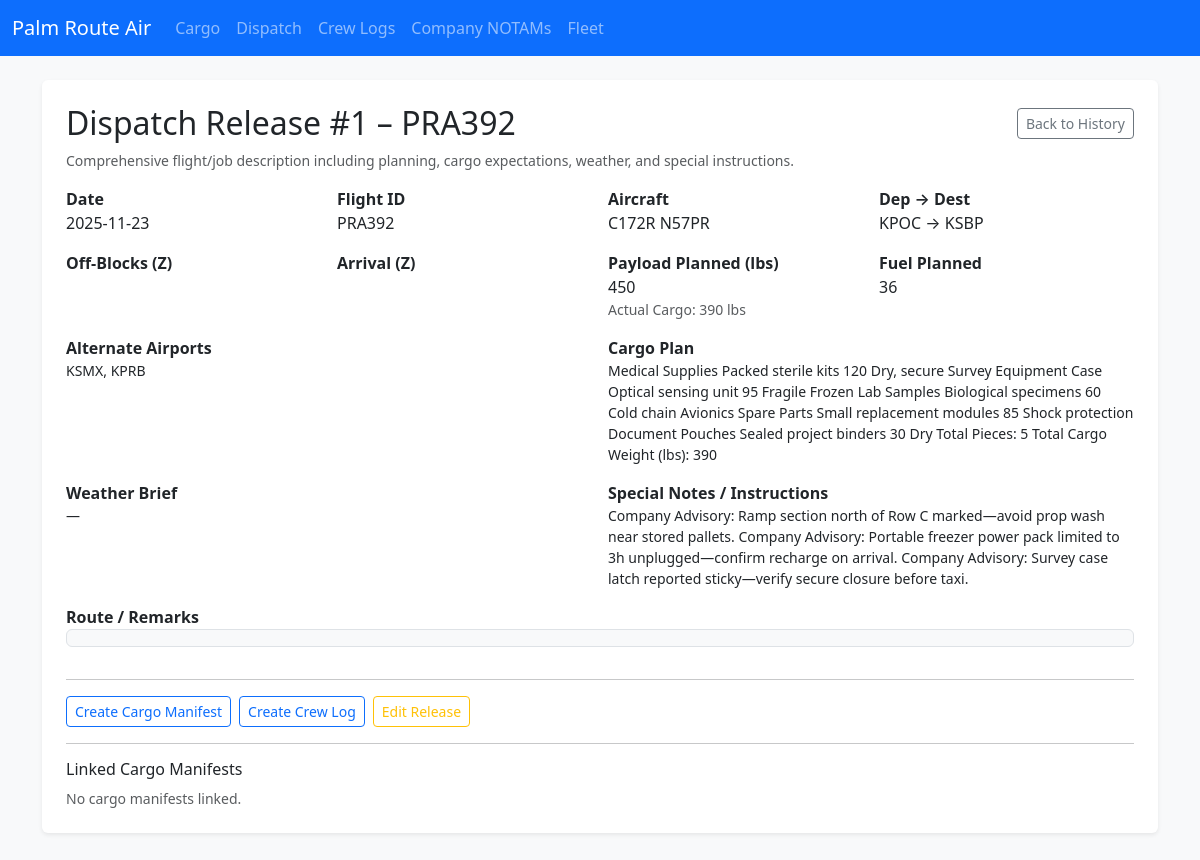
The page /dispatch/1 on the database as committed earlier.
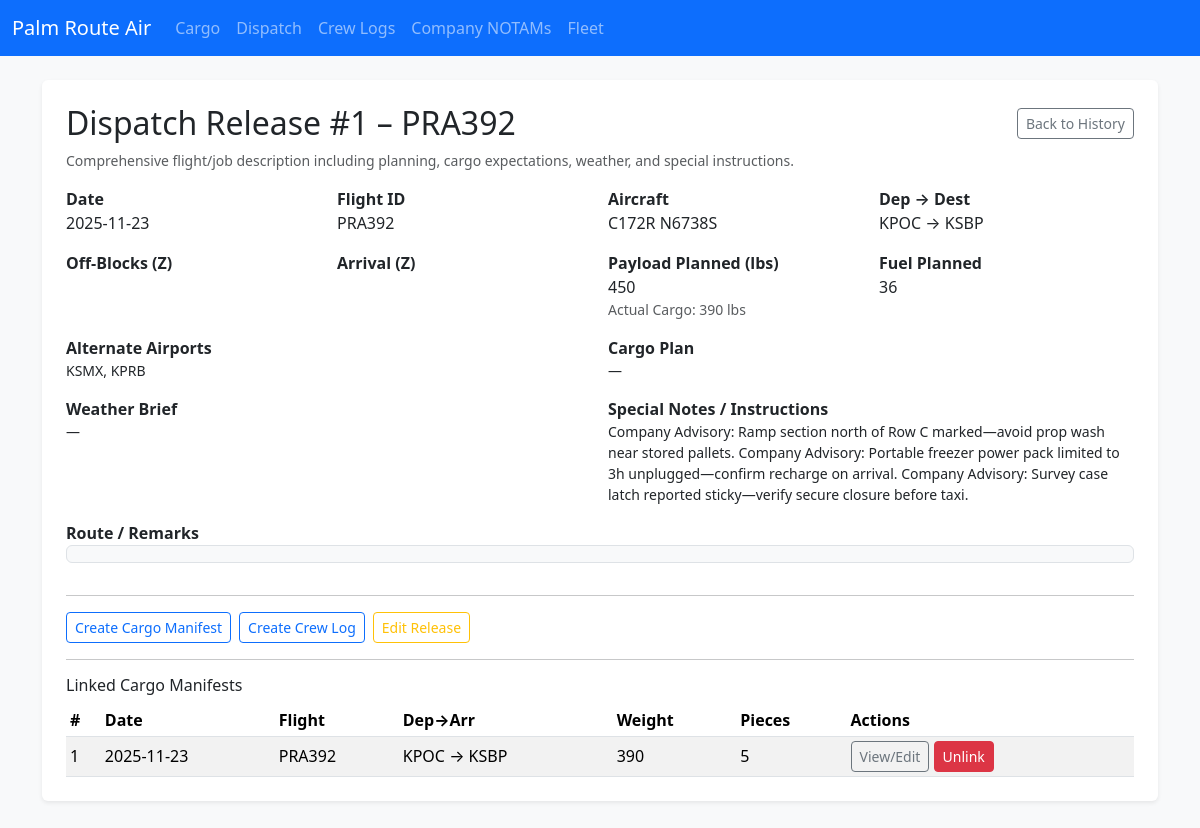
The same page on the database as committed later.
### app.py (models this page shows)
class DispatchRelease(db.Model):
    id = db.Column(db.Integer, primary_key=True)
    date = db.Column(db.String(20))
    flight_id = db.Column(db.String(20))
    aircraft = db.Column(db.String(50))
    fleet_entry_id = db.Column(db.Integer, db.ForeignKey('fleet_entry.id'))
    departure = db.Column(db.String(10))
    destination = db.Column(db.String(10))
    offblocks = db.Column(db.String(10))
    arrival = db.Column(db.String(10))
    route = db.Column(db.Text)
    payload_planned = db.Column(db.String(20))  # Planned payload weight (lbs)
    fuel_planned = db.Column(db.String(20))     # Planned fuel (gal or lbs)
    cargo_plan = db.Column(db.Text)             # Summary of intended cargo items
    alt_airports = db.Column(db.Text)           # Alternate airports list
    weather_brief = db.Column(db.Text)          # Weather summary / risks
    special_notes = db.Column(db.Text)          # Special instructions / hazards
    actual_cargo_weight = db.Column(db.String(20))  # Aggregated from linked manifests
    cargo_manifests = db.relationship('CargoManifest', backref='dispatch_release', lazy='dynamic')
    fleet_entry = db.relationship('FleetEntry', lazy='joined')

class CargoManifest(db.Model):
    id = db.Column(db.Integer, primary_key=True)
    date = db.Column(db.String(20))
    flight_id = db.Column(db.String(20))
    aircraft = db.Column(db.String(50))
    departure = db.Column(db.String(10))
    arrival = db.Column(db.String(10))
    total_weight = db.Column(db.String(20))
    pieces = db.Column(db.String(10))
    notes = db.Column(db.Text)
    dispatch_release_id = db.Column(db.Integer, db.ForeignKey('dispatch_release.id'))

### app.py (the view)
@app.route('/dispatch/<int:id>')
def dispatch_detail(id):
    d = DispatchRelease.query.get_or_404(id)
    linked_manifests = d.cargo_manifests.order_by(CargoManifest.id.desc()).all()
    return render_template('dispatch_detail.html', d=d, linked_manifests=linked_manifests)

### templates/dispatch_detail.html (shortened to what this page needs)
{% extends 'base.html' %}
{% block content %}
<div class="p-4 bg-white rounded shadow-sm">
  <div class="d-flex justify-content-between align-items-center mb-2">
    <h2 class="mb-0">Dispatch Release #{{ d.id }} – {{ d.flight_id }}</h2>
    <a href="{{ url_for('dispatch_history') }}" class="btn btn-outline-secondary btn-sm">Back to History</a>
  </div>
  <p class="text-muted small mb-3">Comprehensive flight/job description including planning, cargo expectations, weather, and special instructions.</p>
  <div class="row g-3">
    <div class="col-md-3">
      <div class="fw-semibold">Date</div>
      <div>{{ d.date }}</div>
    </div>
    <div class="col-md-3">
      <div class="fw-semibold">Flight ID</div>
      <div>{{ d.flight_id }}</div>
    </div>
    <div class="col-md-3">
      <div class="fw-semibold">Aircraft</div>
      <div>{{ d.aircraft }}</div>
    </div>
    <div class="col-md-3">
      <div class="fw-semibold">Dep → Dest</div>
      <div>{{ d.departure }} → {{ d.destination }}</div>
    </div>
    <div class="col-md-3">
      <div class="fw-semibold">Off-Blocks (Z)</div>
    </div>
    <div class="col-md-3">
      <div class="fw-semibold">Arrival (Z)</div>
    </div>
    <div class="col-md-3">
      <div class="fw-semibold">Payload Planned (lbs)</div>
      <div>{{ d.payload_planned or '—' }}</div>
      {% if d.actual_cargo_weight %}<div class="small text-muted">Actual Cargo: {{ d.actual_cargo_weight }} lbs</div>{% endif %}
    </div>
    <div class="col-md-3">
      <div class="fw-semibold">Fuel Planned</div>
      <div>{{ d.fuel_planned or '—' }}</div>
    </div>
    <div class="col-md-6">
      <div class="fw-semibold">Alternate Airports</div>
      <div class="small">{{ d.alt_airports or '—' }}</div>
    </div>
    <div class="col-md-6">
      <div class="fw-semibold">Cargo Plan</div>
      <div class="small">{{ d.cargo_plan or '—' }}</div>
    </div>
    <div class="col-md-6">
      <div class="fw-semibold">Weather Brief</div>
      <div class="small">{{ d.weather_brief or '—' }}</div>
    </div>
    <div class="col-md-6">
      <div class="fw-semibold">Special Notes / Instructions</div>
      <div class="small">{{ d.special_notes or '—' }}</div>
    </div>
    <div class="col-12">
      <div class="fw-semibold">Route / Remarks</div>
      <pre class="small bg-light p-2 border rounded" style="white-space:pre-wrap">{{ d.route }}</pre>
    </div>
  </div>
  <hr>
  <div class="d-flex gap-2 flex-wrap">
    <a class="btn btn-outline-primary btn-sm" href="{{ url_for('cargo', date=d.date, flight_id=d.flight_id, aircraft=d.aircraft, departure=d.departure, arrival=d.destination, dispatch_release_id=d.id) }}">Create Cargo Manifest</a>
    <a class="btn btn-outline-primary btn-sm" href="{{ url_for('crew', date=d.date, flight_id=d.flight_id, origin=d.departure, destination=d.destination, aircraft=d.aircraft, dispatch_release_id=d.id) }}">Create Crew Log</a>
    <a class="btn btn-outline-warning btn-sm" href="{{ url_for('dispatch_edit', id=d.id) }}">Edit Release</a>
  </div>
  <hr>
  <h3 class="h6">Linked Cargo Manifests</h3>
  {% if linked_manifests %}
    <div class="table-responsive">
      <table class="table table-sm table-striped align-middle mb-0">
        <thead><tr><th>#</th><th>Date</th><th>Flight</th><th>Dep→Arr</th><th>Weight</th><th>Pieces</th><th>Actions</th></tr></thead>
        <tbody>
        {% for m in linked_manifests %}
          <tr>
            <td>{{ m.id }}</td>
            <td>{{ m.date }}</td>
            <td>{{ m.flight_id }}</td>
            <td>{{ m.departure }} → {{ m.arrival }}</td>
            <td>{{ m.total_weight }}</td>
            <td>{{ m.pieces }}</td>
            <td class="text-nowrap">
              <a class="btn btn-outline-secondary btn-sm" href="{{ url_for('cargo_detail', id=m.id) }}">View/Edit</a>
              <form method="post" action="{{ url_for('dispatch_unlink_manifest', dispatch_id=d.id, manifest_id=m.id) }}" class="d-inline" onsubmit="return confirm('Unlink this cargo manifest?');">
                <button class="btn btn-danger btn-sm">Unlink</button>
              </form>
            </td>
          </tr>
        {% endfor %}
        </tbody>
      </table>
    </div>
  {% else %}
    <p class="text-muted small mb-0">No cargo manifests linked.</p>
  {% endif %}
</div>
{% endblock %}

### templates/base.html (shortened to what this page needs)
<!doctype html>
<html lang="en">
  <head>
    <link href="https://cdn.jsdelivr.net/npm/bootstrap@5.3.3/dist/css/bootstrap.min.css" rel="stylesheet">
  </head>
  <body class="bg-light">
    <nav class="navbar navbar-expand-lg navbar-dark bg-primary mb-4">
      <div class="container-fluid">
        <a class="navbar-brand" href="{{ url_for('index') }}">Palm Route Air</a>
        <div class="collapse navbar-collapse" id="navbarNav">
          <ul class="navbar-nav">
            <li class="nav-item"><a class="nav-link" href="{{ url_for('cargo_history') }}">Cargo</a></li>
            <li class="nav-item"><a class="nav-link" href="{{ url_for('dispatch_history') }}">Dispatch</a></li>
            <li class="nav-item"><a class="nav-link" href="{{ url_for('crew_history') }}">Crew Logs</a></li>
            <li class="nav-item"><a class="nav-link" href="{{ url_for('notams_history') }}">Company NOTAMs</a></li>
            <li class="nav-item"><a class="nav-link" href="{{ url_for('fleet_history') }}">Fleet</a></li>
          </ul>
        </div>
      </div>
    </nav>
    <main class="container mb-5">
      {% block content %}{% endblock %}
    </main>
  </body>
</html>

Rows that differ between the two databases and show on the page:
changed DispatchRelease "PRA392": aircraft "C172R N57PR" → "C172R N6738S"; cargo_plan "Medical Supplies Packed sterile kits 120 Dry, secure Survey Equipment Case Optical sensing unit 95 Fragile Frozen Lab Samples Biological specimens 60 Cold chain Avionics Spare Parts Small replacement modules 85 Shock protection Document Pouches Sealed project binders 30 Dry Total Pieces: 5 Total Cargo Weight (lbs): 390" → "—"
added CargoManifest: id "1", date "2025-11-23", flight_id "PRA392", departure "KPOC", arrival "KSBP", total_weight "390", pieces "5"
Other text that changed with them:
text no longer shown: "No cargo manifests linked."
text now shown: "# Date Flight Dep→Arr Weight Pieces Actions"
